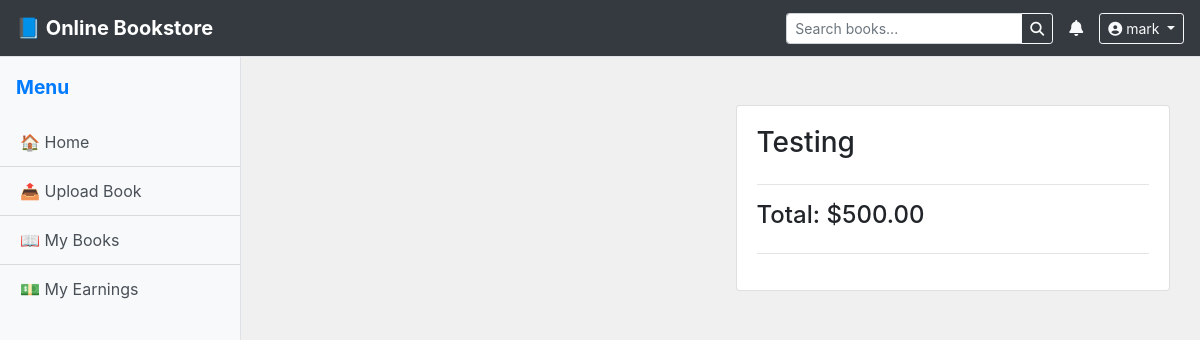
/1/checkout/ (signed in), run on the app's committed database.
### accounts/models.py (models this page shows)
class CustomUser(AbstractUser):
    USER_TYPES = (
        ('student', 'Student'),
        ('tutor', 'Tutor/Author'),
        ('manager', 'Manager'),
        ('admin', 'Admin'),
    )
    user_type = models.CharField(max_length=10, choices=USER_TYPES, default='student')

### books/models.py (models this page shows, shortened)
class Book(models.Model):
    tutor = models.ForeignKey(settings.AUTH_USER_MODEL, on_delete=models.CASCADE)
    title = models.CharField(max_length=200)
    author = models.CharField(max_length=200)
    description = models.TextField(blank=True)
    file = models.FileField(upload_to='books/')  # ✅ PDF upload
    cover = models.ImageField(upload_to='covers/', blank=True, null=True)
    price = models.FloatField(null=True, blank=True)
    book_available = models.BooleanField(default=True)
    is_indexed = models.BooleanField(default=False)
    created_at = models.DateTimeField(default=timezone.now)

### books/views.py (the view)
# urls.py: path('<int:pk>/checkout/', BookCheckoutView.as_view(), name = 'checkout'),
class BookCheckoutView(LoginRequiredMixin, DetailView):
    model = Book
    template_name = 'checkout.html'
    login_url     = 'login'

### templates/checkout.html (shortened to what this page needs)
{% extends 'base.html' %}
{% block content %}
<!DOCTYPE html>
<html>
<head>
	<link rel="stylesheet" href="https://stackpath.bootstrapcdn.com/bootstrap/4.4.1/css/bootstrap.min.css"
>
</head>
<body>
	<div class="container">
		{% if object.book_available is True %}
		<div class="row">
			<div class="col-lg">
				<br><div class="text-center" style="width: 22rem;">
				  </div>
			</div>
			<div class="col-lg">
				<br>
				<div class="card card-body">
					<h3>{{object.title}}</h3>
					<hr>
					<h4>Total: ${{object.price|floatformat:2}}</h4>
					<hr>
				</div>
			</div>
		</div>
	</div>
	{% else %}
	</div>
	<div class="mx-auto" style="width: 340px;">
	<h4 class="text-danger">Sorry, this book is out of Stock !</h4>
	{% endif %}
</body>
</html>
{% endblock content %}

### templates/base.html (shortened to what this page needs)
<!doctype html>
<html lang="en">
<head>
    <link rel="stylesheet" href="https://stackpath.bootstrapcdn.com/bootstrap/4.4.1/css/bootstrap.min.css">
</head>
<body>
    <nav class="navbar navbar-expand-lg navbar-dark bg-dark border-bottom">
        <a class="navbar-brand font-weight-bold" href="{% url 'list' %}">📘 Online Bookstore</a>
        <div class="ml-auto d-flex align-items-center">
            <form class="form-inline mr-3" action="{% url 'search_results' %}" method="get">
                <div class="input-group">
                    <input name="q" class="form-control form-control-sm" type="text" placeholder="Search books...">
                    <div class="input-group-append">
                        <button class="btn btn-outline-light btn-sm" type="submit"><i class="fas fa-search"></i></button>
                    </div>
                </div>
            </form>
            <div class="dropdown mr-3">
                <a class="text-light" href="#" id="notifDropdown" data-toggle="dropdown">
                    <i class="fas fa-bell"></i>
                </a>
            </div>
            <div class="dropdown">
                <a class="btn btn-sm btn-outline-light dropdown-toggle" href="#" data-toggle="dropdown">
                    <i class="fas fa-user-circle"></i> {{ user.username|default:"Guest" }}
                </a>
            </div>
        </div>
    </nav>
    <div class="d-flex" id="wrapper">
        {% include 'nav_side.html' %}
        <div id="page-content-wrapper">
            <div class="container-fluid mt-4">
                {% block content %}
                {% endblock content %}
            </div>
        </div>
    </div>
</body>
</html>

### templates/base.html (style rules this page uses)
body { overflow-x: hidden; }
#page-content-wrapper { min-width: 100vw; }
@media (min-width: 768px) { #page-content-wrapper { min-width: 0; width: 100%; } }

### templates/checkout.html (style rules this page uses)
body { background-color: #f0f0f0; }

### data on the page
CustomUser: username "mark"
Book: title "Testing", price "500.00"
